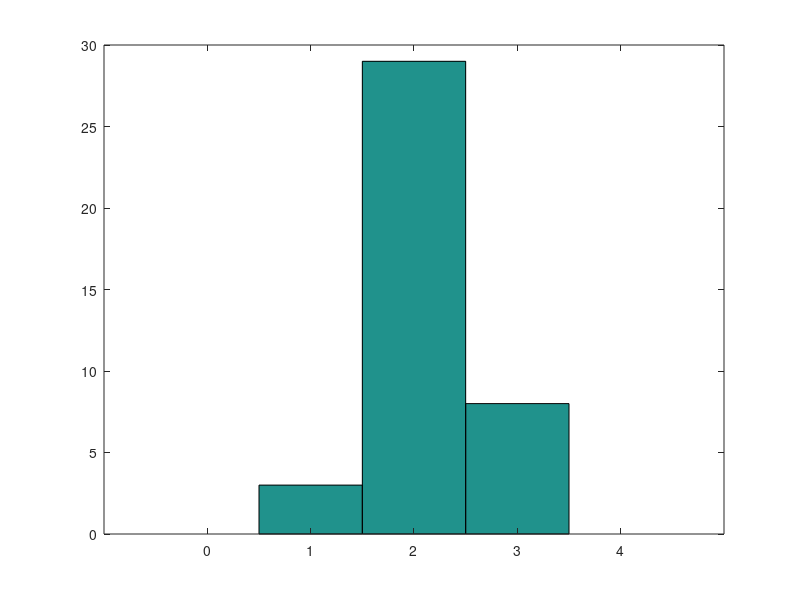

The MATLAB source for this figure: (Note: this script raises an error after producing the figure.)
# Generate a sample of 40 project sizes
1;

function s = value_to_project_size(u)

    if u <= 0.1
        s = 1;
    elseif u <= 0.85
        s = 2;
    else
        s = 3;
    end

end

function d = date_from_params(type, hours, price)

    hours_per_month = 40 * 4;

    if type == 1
        min_devs = 1;
        mean_devs = 1.2;
        max_devs = 2;
    elseif type == 2
        min_devs = 2;
        mean_devs = 2.5;
        max_devs = 4.5;
    else
        min_devs = 3;
        mean_devs = 6;
        max_devs = 4;
    end

    d = triangular_sample(hours / (hours_per_month * max_devs), hours / (hours_per_month * min_devs), hours / (hours_per_month * mean_devs), 1);
end

function projects = generate_projects(count, type, size_a, size_b, size_c, price_c, price_a_factor, price_b_factor)

    price_a = price_c * (1 + price_a_factor);
    price_b = price_c * (1 + price_b_factor);

    projects = zeros(count, 3);

    for i = 1 : count
        hours = triangular_sample(size_a, size_b, size_c, 1);
        price = triangular_sample(price_a, price_b, price_c, 1);
        end_date = date_from_params(type, hours, price);

        projects(i,:) = [
            hours ;
            price ;
            end_date
            ];

    end

end

project_sizes = arrayfun(@value_to_project_size, unifrnd(0, 1, 40, 1));

# Display the resulting project sizes
figure(1);
hist(project_sizes, 0:4);

projects_per_size = histc(project_sizes, 1:3);

data = {};

man_hour_price = 220;
data.small = generate_projects(projects_per_size(1), 1, 500, 2000, 1400, man_hour_price * 1.3, -0.2, 0.1);
data.medium = generate_projects(projects_per_size(2), 2, 2000, 4500, 3200, man_hour_price, -0.1, 0.1);
data.big = generate_projects(projects_per_size(3), 3, 4500, 8000, 5300, man_hour_price * 1.2, -0.4, 0.2);

# Display small data

disp(data.small);

figure(2);
hist(data.small(:,1));

figure(3);
hist(data.small(:,2));

figure(4);
hist(data.small(:,3));

# Display medium data

disp(data.medium);

figure(5);
hist(data.medium(:,1));

figure(6);
hist(data.medium(:,2));

figure(7);
hist(data.medium(:,3));

# Display big data

disp(data.big);

figure(8);
hist(data.big(:,1));

figure(9);
hist(data.big(:,2));

figure(10);
hist(data.big(:,3));

# Save stats
save('stats.mat', 'data');
